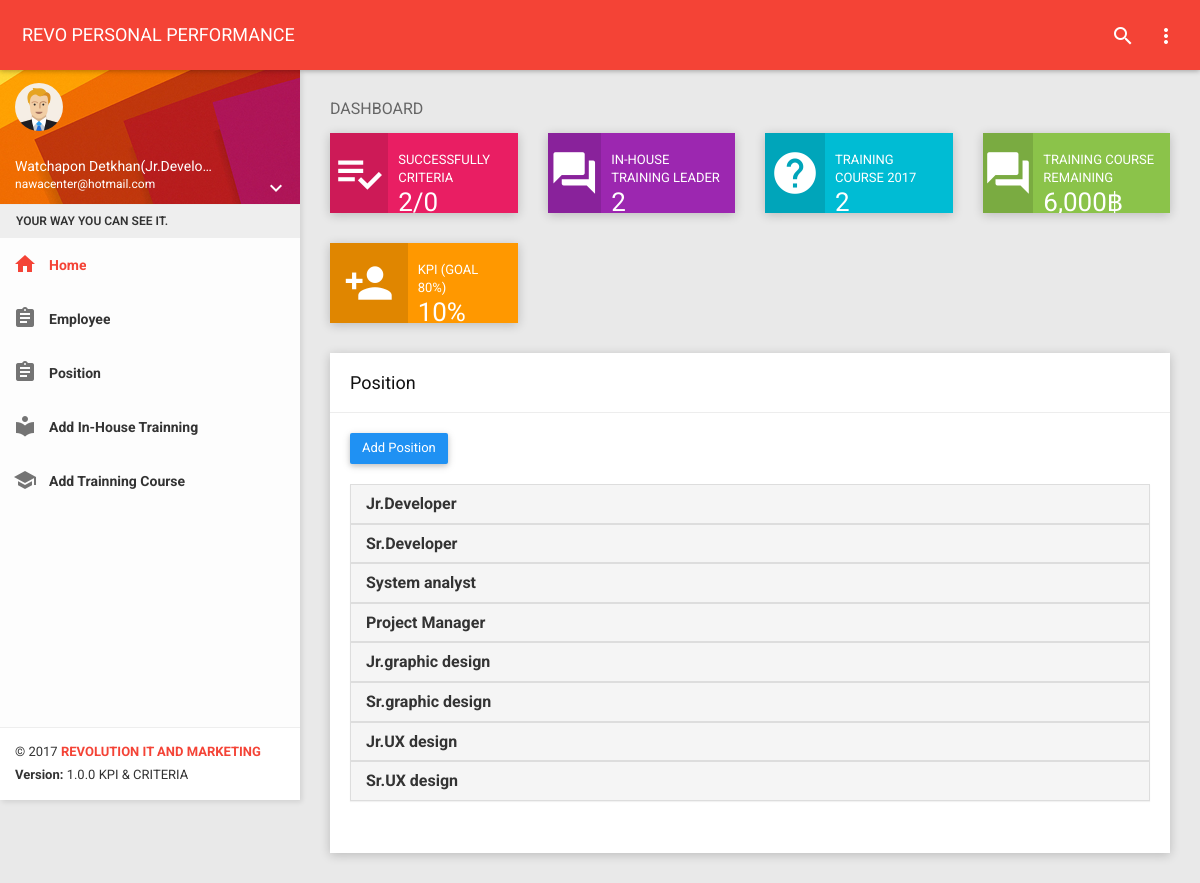
The page /dashboard.php?page=listposition (signed in) on the database its author committed.
### tables this page shows
CREATE TABLE `position` (
  `position_id` int(3) NOT NULL,
  `position_name` varchar(100) DEFAULT NULL
);

### controller/class/database.php (called while the page is built, shortened)
<?php
Class MyDatabase
{
  function MyDatabase()
  {
    $server="localhost";
    $user="root";
    $pass="000000";
    $database="kpi";
    $this->con=mysqli_connect($server,$user,$pass,$database);
  }
  function fncSelectRecord($strCondition)
  {
      $strSQL = "$strCondition";
      $objQuery =mysqli_query($this->con,$strSQL);
      if(!$objQuery){
        $num_rows =0;
      }else{
        $num_rows = mysqli_num_rows($objQuery);
      }
      $rowResult = array();
      if ($num_rows>0) {
        while($row =mysqli_fetch_assoc($objQuery)){
        $rowResult[] = $row;
      }
  }
    return   $rowResult;
  }
  function __destruct() {
      return mysqli_close($this->con);
    }
}
 ?>

### controller/class/criteria.php (called while the page is built, shortened)
<?php
require_once("database.php");
class criteria
{
  public function countCriteria($type)
  {
    $employee_id = $_SESSION['employee_id'];
    if ($type=="all") {
    $sql="and status = 'Well Done'";
  }else {
  $sql="";
  }
    $clsMyDB = new MyDatabase();
    $sqlCondition = "SELECT count(*) as count FROM criteria WHERE employee_id ='$employee_id'".$sql;
    $objSelect = $clsMyDB->fncSelectRecord($sqlCondition);
    if(!$objSelect)
    {
    $data="0";
    }
    else{
    $data=$objSelect[0][count];
    }
    return $data;
  }
public function calculateKpi($data_criteria,$data_criteria_all)
{
if ($data_criteria_all==0 || $data_criteria==0) {
$data=0;
}else {
$data=($data_criteria)/$data_criteria_all;
}
return $data;
}
public function calSum()
{
  $employee_id = $_SESSION['employee_id'];
  $clsMyDB = new MyDatabase();
  $sqlCondition = "SELECT sum(progress) as sum_progress FROM criteria WHERE employee_id = '$employee_id'" ;
  $objSelect = $clsMyDB->fncSelectRecord($sqlCondition);
  if(!$objSelect)
  {
  $data[0][sum_progress]=0;
  }
  else{
  $data=$objSelect;
  }
  return $data;
}
}
 ?>

### controller/dashboard.php (called while the page is built, shortened)
<?php
require_once("class/criteria.php");
require_once("class/trainning.php");
$obj_criteria= new criteria;
$data_criteria=$obj_criteria->countCriteria("not_all");
$data_sum_progress=$obj_criteria->calSum();
$data_kpi=$obj_criteria->calculateKpi($data_sum_progress[0]['sum_progress'],$data_criteria);
$obj_trainning= new trainning;
$data_count_in_house=$obj_trainning->countInHouse();
$data_count_trainning_course=$obj_trainning->countTrainningCourse();
$data_trainning_remaining=$obj_trainning->TrainningRemaining();
 ?>

### controller/class/trainning.php (called while the page is built, shortened)
<?php
require_once("database.php");
class trainning
{
public function countInHouse()
{
  $employee_id = $_SESSION['employee_id'];
  $clsMyDB = new MyDatabase();
  $sqlCondition = "SELECT count(*) as count  FROM in_house_train WHERE employee_id ='$employee_id' ";
  $objSelect = $clsMyDB->fncSelectRecord($sqlCondition);
  if(!$objSelect)
  {
  $data="0";
  }
  else{
  $data=$objSelect[0][count];
  }
  return $data;
}
public function countTrainningCourse()
{
  $employee_id = $_SESSION['employee_id'];
  $clsMyDB = new MyDatabase();
  $sqlCondition = "SELECT count(*) as count  FROM train_course WHERE employee_id ='$employee_id'";
  $objSelect = $clsMyDB->fncSelectRecord($sqlCondition);
  if(!$objSelect)
  {
  $data="0";
  }
  else{
  $data=$objSelect[0][count];
  }
  return $data;
}
public function TrainningRemaining()
{
  $employee_id = $_SESSION['employee_id'];
  $year=date("Y");
  $clsMyDB = new MyDatabase();
  $sqlCondition = "SELECT sum(train_course_cost) as cost  FROM train_course WHERE employee_id ='$employee_id' and year(train_course_day)='$year' ";
  $objSelect = $clsMyDB->fncSelectRecord($sqlCondition);
  if(!$objSelect)
  {
  $data="10000";
  }
  else{
  $data=(10000-$objSelect[0][cost]);
  }
  return $data;
}
}
 ?>

### controller/listposition.php (called while the page is built, shortened)
<?php
include("class/position.php");
$position= new position;
$position_list=$position->listPosition();
  ?>

### controller/class/position.php (called while the page is built, shortened)
<?php
require_once("database.php");
class position
{
public function listPosition()
{
  $clsMyDB = new MyDatabase();
  $sqlCondition = "SELECT * FROM position order by position_id ASC" ;
  $objSelect = $clsMyDB->fncSelectRecord($sqlCondition);
  if(!$objSelect)
  {
  $data="false";
  }
  else{
  $data=$objSelect;
  }
  return $data;
}
}
 ?>

### listposition.php (the view, shortened to what this page needs)
<?php
include("controller/listposition.php");
 ?>
 <div class="header">
     <h2>Position</h2>
 </div>
 <div class="body">
   <div class="row">
  <div class="col-md-12"><a class="btn btn-primary" href="dashboard.php?page=add_position" role="button">Add Position</a></div>
</div>
   <?php
   for ($i=0; $i <sizeof($position_list) ; $i++) {
    ?>
   <div class="panel-group" id="accordion" role="tablist" aria-multiselectable="true">
     <div class="panel panel-default">
       <div class="panel-heading" role="tab" id="headingOne">
         <h4 class="panel-title">
           <a role="button" data-toggle="collapse" data-parent="#accordion" href="#collapse<?= $i ?>"  <?= ($i==0)?'aria-expanded="true" ':' class="collapsed" aria-expanded="false"' ?>  aria-controls="collapse<?= $i ?>">
             <?=  $position_list[$i]['position_name'] ?>
           </a>
         </h4>
       </div>
   </div>
 <?php
 }
 ?>
   </div>
 </div>

### dashboard.php (shortened to what this page needs)
<?php
require_once("controller/dashboard.php");
$page=$_GET[page];
?>
<!DOCTYPE html>
<html>
<head>
    <link href="plugins/bootstrap/css/bootstrap.css" rel="stylesheet">
    <link href="css/style.css" rel="stylesheet">
    <link href="css/themes/all-themes.css" rel="stylesheet" />
    <link rel="stylesheet" href="bower_components/eonasdan-bootstrap-datetimepicker/build/css/bootstrap-datetimepicker.min.css" />
</head>
<body class="theme-red">
    <?php include("include/navbar-header.php");?>
    <?php include("include/leftsidebar.php");?>
    <section class="content">
        <div class="container-fluid">
            <div class="block-header">
                <h2>DASHBOARD</h2>
            </div>
            <div class="row clearfix">
                <div class="col-lg-3 col-md-3 col-sm-6 col-xs-12">
                  <a href="dashboard.php?page=listcriteria" style="text-decoration:none;">   <div class="info-box bg-pink hover-expand-effect">
                        <div class="icon">
                            <i class="material-icons">playlist_add_check</i>
                        </div>
                       <div class="content">
                            <div class="text">SUCCESSFULLY CRITERIA</div>
                            <div class="number"><?=$data_criteria?>/<?=$data_criteria_all?></div>
                        </div>
                    </div>
                    </a>
                </div>
                <div class="col-lg-3 col-md-3 col-sm-6 col-xs-12">
                    <a href="dashboard.php?page=list_inhouse_training" style="text-decoration:none;"><div class="info-box bg-purple hover-expand-effect">
                        <div class="icon">
                            <i class="material-icons">forum</i>
                        </div>
                        <div class="content">
                            <div class="text">IN-HOUSE TRAINING LEADER</div>
                            <div class="number"><?= $data_count_in_house ?></div>
                        </div>
                    </div>
                  </a>
                </div>
                <div class="col-lg-3 col-md-3 col-sm-6 col-xs-12">
                    <a href="dashboard.php?page=list_training_course" style="text-decoration:none;"><div class="info-box bg-cyan hover-expand-effect">
                        <div class="icon">
                            <i class="material-icons">help</i>
                        </div>
                        <div class="content">
                            <div class="text">TRAINING COURSE 2017</div>
                            <div class="number"><?= $data_count_trainning_course ?></div>
                        </div>
                    </div>
                  </a>
                </div>
                <div class="col-lg-3 col-md-3 col-sm-6 col-xs-12">
                    <div class="info-box bg-light-green hover-expand-effect">
                        <div class="icon">
                            <i class="material-icons">forum</i>
                        </div>
                        <div class="content">
                            <div class="text">TRAINING COURSE REMAINING</div>
                            <div class="number"><?= number_format($data_trainning_remaining) ?>฿</div>
                        </div>
                    </div>
                </div>
                <div class="col-lg-3 col-md-3 col-sm-6 col-xs-12">
                    <div class="info-box bg-orange hover-expand-effect">
                        <div class="icon">
                            <i class="material-icons">person_add</i>
                        </div>
                        <div class="content">
                            <div class="text">KPI (GOAL 80%)</div>
                            <div class="number"><?= $data_kpi ?>%</div>
                        </div>
                    </div>
                </div>
            </div>
            <div class="row clearfix">
                <div class="col-xs-12 col-sm-12 col-md-12 col-lg-12">
                    <div class="card">
<?php
    include($page.'.php');
 ?>
                    </div>
                </div>
            </div>
        </div>
    </section>
</body>
</html>

### include/navbar-header.php (shortened to what this page needs)
<nav class="navbar">
        <div class="container-fluid">
            <div class="navbar-header">
                <a class="navbar-brand" href="index.html">REVO PERSONAL PERFORMANCE</a>
            </div>
            <div class="collapse navbar-collapse" id="navbar-collapse">
                <ul class="nav navbar-nav navbar-right">
                    <li><a href="javascript:void(0);" class="js-search" data-close="true"><i class="material-icons">search</i></a></li>
                    <li class="pull-right"><a href="javascript:void(0);" class="js-right-sidebar" data-close="true"><i class="material-icons">more_vert</i></a></li>
                </ul>
            </div>
        </div>
    </nav>

### include/leftsidebar.php (shortened to what this page needs)
<section>
        <aside id="leftsidebar" class="sidebar">
            <div class="user-info">
                <div class="image">
                    <img src="images/user.png" width="48" height="48" alt="User" />
                </div>
                <div class="info-container">
                    <div class="name"><?= $_SESSION['name'] ?>(<?= $_SESSION['position_name'] ?>)</div>
                    <div class="email"><?= $_SESSION['username'] ?></div>
                    <div class="btn-group user-helper-dropdown">
                        <i class="material-icons" data-toggle="dropdown" aria-haspopup="true" aria-expanded="true">keyboard_arrow_down</i>
                    </div>
                </div>
            </div>
            <div class="menu">
                <ul class="list">
                    <li class="header">YOUR WAY YOU CAN SEE IT.</li>
                    <li class="active">
                        <a href="dashboard.php?page=listcriteria">
                            <i class="material-icons">home</i>
                            <span>Home</span>
                        </a>
                    </li>
                    <?php
                    $account_type=$_SESSION['account_type'];
if($account_type=="admin"){
                     ?>
                     <li>
                         <a href="dashboard.php?page=listemployee">
                             <i class="material-icons">assignment</i>
                             <span>Employee</span>
                         </a>
                     </li>
                    <li>
                        <a href="dashboard.php?page=listposition">
                            <i class="material-icons">assignment</i>
                            <span>Position</span>
                        </a>
                    </li>
<?php
}
 ?>
                    <li>
                        <a href="dashboard.php?page=add_in_hourse_trainning">
                          <i class="material-icons">local_library</i>
                            <span>Add In-House Trainning</span>
                        </a>
                    </li>
                    <li>
                        <a href="dashboard.php?page=add_trainning_course">
                          <i class="material-icons">school</i>
                            <span>Add Trainning Course</span>
                        </a>
                    </li>
                </ul>
            </div>
            <div class="legal">
                <div class="copyright">
                    &copy; 2017 <a href="javascript:void(0);">REVOLUTION IT AND MARKETING</a>
                </div>
                <div class="version">
                    <b>Version: </b> 1.0.0 KPI & CRITERIA
                </div>
            </div>
        </aside>
    </section>

### css/themes/all-themes.css (style rules this page uses)
.theme-red .navbar-brand { color: #fff; }
.theme-red .nav > li > a { color: #fff; }
.theme-red .sidebar .menu .list li.active { background-color: transparent; }
.theme-red .sidebar .menu .list li.active > :first-child i, .theme-red .sidebar .menu .list li.active > :first-child span { color: #F44336; }
.theme-red .sidebar .menu .list .toggled { background-color: transparent; }
.theme-red .sidebar .legal { background-color: #fff; }
.theme-red .sidebar .legal .copyright a { color: #F44336 !important; }

### rows shown on the page
position: position_name "Jr.Developer"
position: position_name "Sr.Developer"
position: position_name "System analyst"
position: position_name "Project Manager"
position: position_name "Jr.graphic design"
position: position_name "Sr.graphic design"
position: position_name "Jr.UX design"
position: position_name "Sr.UX design"

### other values the page prints
$_SESSION['name'] "Watchapon Detkhan"
$_SESSION['position_name'] "Jr.Develo…"
$_SESSION['username'] "nawacenter@hotmail.com"
$data_criteria "2"
$data_criteria_all "0"
$data_count_in_house "2"
$data_count_trainning_course "2"
$data_trainning_remaining "6,000"
$data_kpi "10"
